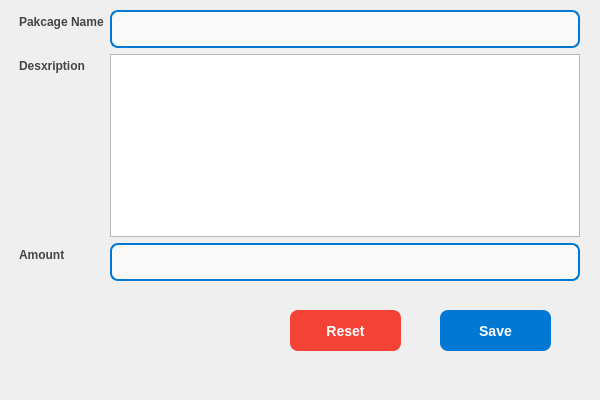
<?xml version="1.0" encoding="UTF-8"?>
<ui version="4.0">
 <class>AddPackage</class>
 <widget class="QDialog" name="AddPackage">
  <property name="windowModality">
   <enum>Qt::WindowModality::WindowModal</enum>
  </property>
  <property name="geometry">
   <rect>
    <x>0</x>
    <y>0</y>
    <width>600</width>
    <height>400</height>
   </rect>
  </property>
  <property name="maximumSize">
   <size>
    <width>600</width>
    <height>400</height>
   </size>
  </property>
  <property name="windowTitle">
   <string>Add Package</string>
  </property>
  <property name="styleSheet">
   <string notr="true"/>
  </property>
  <widget class="QWidget" name="formLayoutWidget">
   <property name="geometry">
    <rect>
     <x>19</x>
     <y>10</y>
     <width>561</width>
     <height>271</height>
    </rect>
   </property>
   <layout class="QFormLayout" name="formLayout">
    <item row="0" column="0">
     <widget class="QLabel" name="label">
      <property name="styleSheet">
       <string notr="true">        color: #444444;                
        font-family: 'Verdana', sans-serif; 
        font-weight: bold;            
        background-color: transparent; </string>
      </property>
      <property name="text">
       <string>Pakcage Name</string>
      </property>
     </widget>
    </item>
    <item row="0" column="1">
     <widget class="QLineEdit" name="txtPackageName">
      <property name="styleSheet">
       <string notr="true">
        background-color: #f9f9f9;      
        color: #333333;                 
        font-size: 14px;                
        font-family: 'Arial', sans-serif; 
        border: 2px solid #0078d4;     
        border-radius: 8px;           
        padding: 8px;                   
   

</string>
      </property>
     </widget>
    </item>
    <item row="1" column="0">
     <widget class="QLabel" name="label_2">
      <property name="styleSheet">
       <string notr="true">        color: #444444;                
        font-family: 'Verdana', sans-serif; 
        font-weight: bold;            
        background-color: transparent; </string>
      </property>
      <property name="text">
       <string>Desxription</string>
      </property>
     </widget>
    </item>
    <item row="1" column="1">
     <widget class="QTextEdit" name="txtDescription">
      <property name="styleSheet">
       <string notr="true">QTableView {
        border: 1px solid #b3b3b3;         
        border-radius: 5px;              
          gridline-color: #dcdcdc;      
        font-family: 'Arial', sans-serif;  
        font-size: 14px;               
    }

   
    QHeaderView::section {
        background-color: rgba(160, 160, 160, 0.8); 
        color:            black;                  
        font-weight: bold;                         
        padding: 5px;                             
        border: 1px solid #b3b3b3;                 
    }

    
    QTableView::item {
        selection-background-color: rgba(100, 100, 100, 0.3); 
        selection-color: black;                              
    }
    QTableView::item:alternate {
        background-color: rgba(220, 220, 220, 0.4); 
    }

    QScrollBar:vertical {
        background: rgba(220, 220, 220, 0.5); 
        border: 1px solid #b3b3b3;          
        width: 12px;                        
    }
    QScrollBar::handle:vertical {
        background: rgba(120, 120, 120, 0.8); 
        min-height: 20px;                  
        border-radius: 5px;               
    }
    QScrollBar::add-line:vertical,
    QScrollBar::sub-line:vertical {
        height: 0px;                        
    }

  
    QTableView::item:hover {
        background-color: rgba(180, 180, 180, 0.6); 
        color: black;                             
    }
    QTableView:focus {
        border: 2px solid rgba(120, 120, 120, 0.8); 
    }</string>
      </property>
     </widget>
    </item>
    <item row="2" column="0">
     <widget class="QLabel" name="label_3">
      <property name="styleSheet">
       <string notr="true">        color: #444444;                
        font-family: 'Verdana', sans-serif; 
        font-weight: bold;            
        background-color: transparent; </string>
      </property>
      <property name="text">
       <string>Amount</string>
      </property>
     </widget>
    </item>
    <item row="2" column="1">
     <widget class="QLineEdit" name="txtAmount">
      <property name="styleSheet">
       <string notr="true">
        background-color: #f9f9f9;      
        color: #333333;                 
        font-size: 14px;                
        font-family: 'Arial', sans-serif; 
        border: 2px solid #0078d4;     
        border-radius: 8px;           
        padding: 8px;                   
   

</string>
      </property>
     </widget>
    </item>
   </layout>
  </widget>
  <widget class="QPushButton" name="btnReset">
   <property name="geometry">
    <rect>
     <x>290</x>
     <y>310</y>
     <width>111</width>
     <height>41</height>
    </rect>
   </property>
   <property name="styleSheet">
    <string notr="true">
    QPushButton {
        background-color: #0078d4;   
        color: white;                 
        font-size: 14px;               
        font-weight: bold;            
        border: none;               
        border-radius: 8px;            
        padding: 10px 20px;        
}
 
    QPushButton:hover {
        background-color: #005a9e;     
    }


    QPushButton:pressed {
        background-color: #004578;     
    }

 
    QPushButton#btnReset {
        background-color: #f44336;    
        color: white;               
        font-weight: bold;            
        border: none;             
        border-radius: 8px;           
        padding: 10px 20px;          
    }

    QPushButton#btnReset:hover {
        background-color: #d32f2f;   
}
   
    QPushButton#btnReset:pressed {
        background-color: #b71c1c;     
    }
</string>
   </property>
   <property name="text">
    <string>Reset</string>
   </property>
  </widget>
  <widget class="QPushButton" name="btnSave_2">
   <property name="geometry">
    <rect>
     <x>440</x>
     <y>310</y>
     <width>111</width>
     <height>41</height>
    </rect>
   </property>
   <property name="styleSheet">
    <string notr="true">
    QPushButton {
        background-color: #0078d4;   
        color: white;                 
        font-size: 14px;               
        font-weight: bold;            
        border: none;               
        border-radius: 8px;            
        padding: 10px 20px;        
}
 
    QPushButton:hover {
        background-color: #005a9e;     
    }


    QPushButton:pressed {
        background-color: #004578;     
    }

 
    QPushButton#btnReset {
        background-color: #f44336;    
        color: white;               
        font-weight: bold;            
        border: none;             
        border-radius: 8px;           
        padding: 10px 20px;          
    }

    QPushButton#btnReset:hover {
        background-color: #d32f2f;   
}
   
    QPushButton#btnReset:pressed {
        background-color: #b71c1c;     
    }
</string>
   </property>
   <property name="text">
    <string>Save</string>
   </property>
  </widget>
 </widget>
 <resources/>
 <connections/>
</ui>
